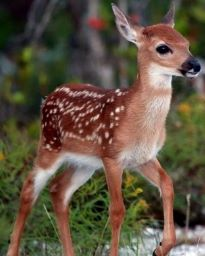
#> input picture deer_orignal.jpg, 205 x 256 px
$ python ImageMatching.py
#> lines starting #> are read from the running program, lines starting #| are printed output that depends on the picture
import cv2
import matplotlib.pyplot as plt
import numpy as np

import time

def plot_two_images(img1: np.array, img2: np.array):
    _, ax = plt.subplots(1, 2, figsize=(12, 6))
    ax[0].imshow(img1, cmap='gray')
    ax[1].imshow(img2, cmap='gray')
    plt.show()

def Sum_Square_Difference(descriptors_1: np.ndarray, descriptors_2: np.ndarray):
    """
    This function takes two inputs, this two inputs are the descriptors array
    which returned from the sift algorithm

    The output of this function is array of the matched features,
    This matched features are detected using method of sum square difference(SSD)

    """

    num_key_points1 = descriptors_1.shape[0]
    num_key_points2 = descriptors_2.shape[0]

    matches = []
    for KeyPoint1 in range(num_key_points1):
        distance = -np.inf
        matched_key_point = -1

        for KeyPoint2 in range(num_key_points2):

            ssd_value = 0
            for feature in range(descriptors_1.shape[1]):
                """
                Calculate the ssd between the features of the original image
                and the template image, if the ssd value is small(i.e around zero)
                it means that this two features are the same

                So we compare the ssd values of all features to get the smallest values
                """
                ssd_value += (descriptors_1[KeyPoint1, feature] - descriptors_2[KeyPoint2, feature]) **2

            if -ssd_value > distance:
                distance = -ssd_value
                matched_key_point = KeyPoint2

        cur = cv2.DMatch()
        cur.queryIdx = KeyPoint1
        cur.trainIdx = matched_key_point
        cur.distance = distance
        matches.append(cur)
    return matches


def Normalized_Cross_Correlation(descriptors_1: np.ndarray, descriptors_2: np.ndarray):
    """
    This function takes two inputs, this two inputs are the descriptors array
    which returned from the sift algorithm

    The output of this function is array of the matched features,
    This matched features are detected using method of Normalized Cross Correlation(NCC)

    """

    num_key_points1 = descriptors_1.shape[0]
    num_key_points2 = descriptors_2.shape[0]

    matches = []
    for KeyPoint1 in range(num_key_points1):
        distance = -np.inf
        matched_key_point = -1

        for KeyPoint2 in range(num_key_points2):
            """
            we calculate the normalized cross correlation by calculating the cross
            correlation value, the square root of sum square of all features of the
            original image and the square root of sum square of all features of the
            template image

            then to compute the ncc value we divide cross correlation over the two
            square roots multiplied by each other
            """
            cross_correlation = np.sum(np.multiply(descriptors_1[KeyPoint1], descriptors_2[KeyPoint2]))
            summation_of_main_descriptors = np.sqrt(np.sum(np.square(descriptors_1[KeyPoint1])))
            summation_of_tempelte_descriptors = np.sqrt(np.sum(np.square(descriptors_2[KeyPoint2])))

            ncc = cross_correlation /(summation_of_main_descriptors*summation_of_tempelte_descriptors)
            """
            if the ncc value is big it means that the features are the same
            so we compare to get the biggest values os ncc
            """
            if float(ncc) > distance:
                distance = ncc
                matched_key_point = KeyPoint2

        cur = cv2.DMatch()
        cur.queryIdx = KeyPoint1
        cur.trainIdx = matched_key_point
        cur.distance = distance
        matches.append(cur)
    return matches


def main():
    # read images
    img1 = cv2.imread("deer_orignal.jpg")
#> img1 is the input picture: shape (256, 205, 3); mean B, G, R 65.3, 83.6, 96.2
    img2 = cv2.imread("deer_temp.jpg")
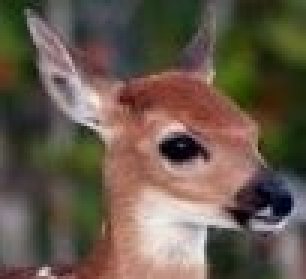
#> input picture deer_temp.jpg, 102 x 93 px (shown 3 times larger)
#> img2 is the input picture: shape (93, 102, 3); mean B, G, R 76.6, 89.9, 103.9

    # Convert the colored image to gray image
    img1 = cv2.cvtColor(img1, cv2.COLOR_BGR2GRAY)
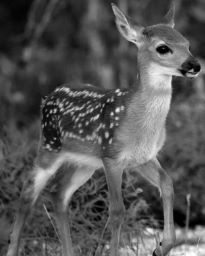
#> img1: shape (256, 205); min 0, max 255, mean 85.3
    img2 = cv2.cvtColor(img2, cv2.COLOR_BGR2GRAY)
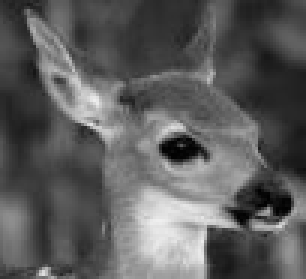
#> img2: shape (93, 102) (shown 3 times larger); min 1, max 239, mean 92.6

    # sift
    sift = cv2.SIFT_create()

    keypoints_1, descriptors_1 = sift.detectAndCompute(img1, None)
#> keypoints_1 = 612 keypoints; strongest (x, y, size): (117, 110, 2.8), (112, 114, 2), (163, 50, 6.7), (55, 110, 2.1)
    keypoints_2, descriptors_2 = sift.detectAndCompute(img2, None)
#> keypoints_2 = 80 keypoints; strongest (x, y, size): (60, 50, 6.7), (89, 70, 2), (29, 34, 10.4), (70, 76, 2)

    # Run NCC method
    start = time.time()
    NCC_Matches = Normalized_Cross_Correlation(descriptors_1, descriptors_2)
#> after the loop in Normalized_Cross_Correlation, `for KeyPoint1 in range(num_key_points1):`: matches = 612 matches
#> NCC_Matches = 612 matches
    end = time.time()
    total_time = end-start
    print("NCC Execution Time=", total_time)

    NCC_Matches = sorted(NCC_Matches, key=lambda x: x.distance, reverse=True)

    NCC_Matched_Image = cv2.drawMatches(img1, keypoints_1, img2, keypoints_2,NCC_Matches[:21], img2, flags=2)
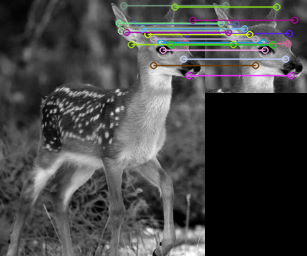
#> NCC_Matched_Image: shape (256, 307, 3); mean of channels 0, 1, 2 70.5, 70.4, 70.3; drawn as B, G, R

    # Run SSD method

    start = time.time()
    SSD_Matches = Sum_Square_Difference(descriptors_1, descriptors_2)
#> SSD_Matches = 612 matches
    end = time.time()
    total_time = end-start
    print("SSD Execution Time=", total_time)
    SSD_Matches = sorted(SSD_Matches, key=lambda x: x.distance, reverse=True)

    SSD_Matched_Image = cv2.drawMatches(img1, keypoints_1, img2, keypoints_2,SSD_Matches[:21], img2, flags=2)
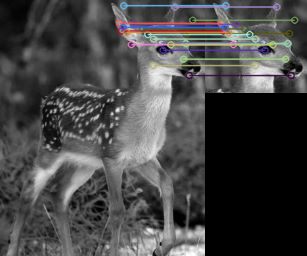
#> SSD_Matched_Image: shape (256, 307, 3); mean of channels 0, 1, 2 69.9, 69.8, 70.2; drawn as B, G, R

    plot_two_images(img1=NCC_Matched_Image,img2=SSD_Matched_Image)


if __name__ == "__main__":
    main()
